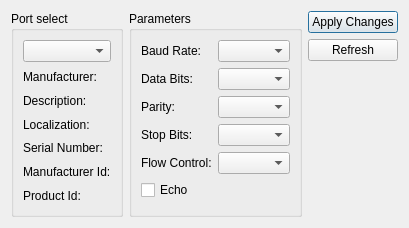
<?xml version="1.0" encoding="UTF-8"?>
<ui version="4.0">
 <class>PortSettingsWindow</class>
 <widget class="QDialog" name="PortSettingsWindow">
  <property name="geometry">
   <rect>
    <x>0</x>
    <y>0</y>
    <width>373</width>
    <height>228</height>
   </rect>
  </property>
  <property name="windowTitle">
   <string>Parametry połączenia</string>
  </property>
  <layout class="QHBoxLayout" name="horizontalLayout">
   <item>
    <widget class="QGroupBox" name="groupBox_PortSelection">
     <property name="title">
      <string>Port select</string>
     </property>
     <layout class="QVBoxLayout" name="verticalLayout_2">
      <item>
       <widget class="QComboBox" name="comboBox_Port"/>
      </item>
      <item>
       <widget class="QLabel" name="label_manufacturer">
        <property name="text">
         <string>Manufacturer:</string>
        </property>
       </widget>
      </item>
      <item>
       <widget class="QLabel" name="label_description">
        <property name="text">
         <string>Description:</string>
        </property>
       </widget>
      </item>
      <item>
       <widget class="QLabel" name="label_location">
        <property name="text">
         <string>Localization:</string>
        </property>
       </widget>
      </item>
      <item>
       <widget class="QLabel" name="label_serial">
        <property name="text">
         <string>Serial Number:</string>
        </property>
       </widget>
      </item>
      <item>
       <widget class="QLabel" name="label_vendorId">
        <property name="text">
         <string>Manufacturer Id:</string>
        </property>
       </widget>
      </item>
      <item>
       <widget class="QLabel" name="label_productId">
        <property name="text">
         <string>Product Id:</string>
        </property>
       </widget>
      </item>
     </layout>
    </widget>
   </item>
   <item>
    <widget class="QGroupBox" name="groupBox_Parameters">
     <property name="title">
      <string>Parameters</string>
     </property>
     <layout class="QFormLayout" name="formLayout">
      <item row="0" column="0">
       <widget class="QLabel" name="label_baudRate">
        <property name="text">
         <string>Baud Rate:</string>
        </property>
       </widget>
      </item>
      <item row="2" column="0">
       <widget class="QLabel" name="label_dataBits">
        <property name="text">
         <string>Data Bits:</string>
        </property>
       </widget>
      </item>
      <item row="4" column="0">
       <widget class="QLabel" name="label_parity">
        <property name="text">
         <string>Parity:</string>
        </property>
       </widget>
      </item>
      <item row="6" column="0">
       <widget class="QLabel" name="label_stopBits">
        <property name="text">
         <string>Stop Bits:</string>
        </property>
       </widget>
      </item>
      <item row="8" column="0">
       <widget class="QLabel" name="label_flowControl">
        <property name="text">
         <string>Flow Control:</string>
        </property>
       </widget>
      </item>
      <item row="10" column="0">
       <widget class="QCheckBox" name="checkBox_echo">
        <property name="text">
         <string>Echo</string>
        </property>
       </widget>
      </item>
      <item row="0" column="1">
       <widget class="QComboBox" name="comboBox_baudRate"/>
      </item>
      <item row="2" column="1">
       <widget class="QComboBox" name="comboBox_dataBits"/>
      </item>
      <item row="4" column="1">
       <widget class="QComboBox" name="comboBox_parity"/>
      </item>
      <item row="6" column="1">
       <widget class="QComboBox" name="comboBox_stopBits"/>
      </item>
      <item row="8" column="1">
       <widget class="QComboBox" name="comboBox_flowControl"/>
      </item>
     </layout>
    </widget>
   </item>
   <item>
    <layout class="QVBoxLayout" name="verticalLayout_Buttons">
     <item>
      <widget class="QPushButton" name="pushButton_apply">
       <property name="text">
        <string>Apply Changes</string>
       </property>
      </widget>
     </item>
     <item>
      <widget class="QPushButton" name="pushButton_refresh">
       <property name="text">
        <string>Refresh</string>
       </property>
      </widget>
     </item>
     <item>
      <spacer name="verticalSpacer">
       <property name="orientation">
        <enum>Qt::Vertical</enum>
       </property>
       <property name="sizeHint" stdset="0">
        <size>
         <width>20</width>
         <height>40</height>
        </size>
       </property>
      </spacer>
     </item>
    </layout>
   </item>
  </layout>
 </widget>
 <resources/>
 <connections/>
</ui>
